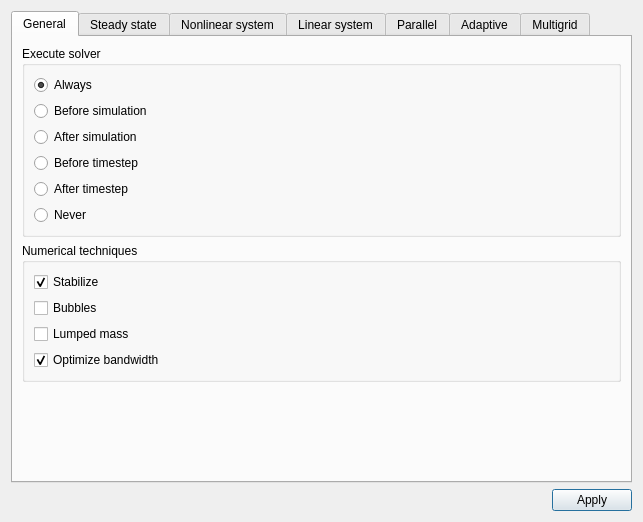
<ui version="4.0" >
 <class>solverParameterEditor</class>
 <widget class="QDialog" name="solverParameterEditor" >
  <property name="geometry" >
   <rect>
    <x>0</x>
    <y>0</y>
    <width>643</width>
    <height>522</height>
   </rect>
  </property>
  <property name="windowTitle" >
   <string>Solver parameters</string>
  </property>
  <layout class="QVBoxLayout" >
   <item>
    <widget class="QTabWidget" name="solverControlTabs" >
     <property name="tabShape" >
      <enum>QTabWidget::Rounded</enum>
     </property>
     <property name="currentIndex" >
      <number>0</number>
     </property>
     <widget class="QWidget" name="genaralTab" >
      <property name="accessibleName" >
       <string/>
      </property>
      <attribute name="title" >
       <string>General</string>
      </attribute>
      <layout class="QVBoxLayout" >
       <item>
        <widget class="QGroupBox" name="execSolverGroup" >
         <property name="title" >
          <string>Execute solver</string>
         </property>
         <layout class="QVBoxLayout" >
          <item>
           <widget class="QRadioButton" name="execAlways" >
            <property name="text" >
             <string>Always</string>
            </property>
            <property name="checked" >
             <bool>true</bool>
            </property>
           </widget>
          </item>
          <item>
           <widget class="QRadioButton" name="execBeforeSimulation" >
            <property name="text" >
             <string>Before simulation</string>
            </property>
           </widget>
          </item>
          <item>
           <widget class="QRadioButton" name="execAfterSimulation" >
            <property name="text" >
             <string>After simulation</string>
            </property>
           </widget>
          </item>
          <item>
           <widget class="QRadioButton" name="execBeforeTimestep" >
            <property name="text" >
             <string>Before timestep</string>
            </property>
           </widget>
          </item>
          <item>
           <widget class="QRadioButton" name="execAfterTimestep" >
            <property name="text" >
             <string>After timestep</string>
            </property>
           </widget>
          </item>
          <item>
           <widget class="QRadioButton" name="execNever" >
            <property name="text" >
             <string>Never</string>
            </property>
           </widget>
          </item>
         </layout>
        </widget>
       </item>
       <item>
        <widget class="QGroupBox" name="numericalTechniquesGroup" >
         <property name="title" >
          <string>Numerical techniques</string>
         </property>
         <layout class="QVBoxLayout" >
          <item>
           <widget class="QCheckBox" name="stabilizeCheck" >
            <property name="text" >
             <string>Stabilize</string>
            </property>
            <property name="checked" >
             <bool>true</bool>
            </property>
           </widget>
          </item>
          <item>
           <widget class="QCheckBox" name="bubblesCheck" >
            <property name="text" >
             <string>Bubbles</string>
            </property>
           </widget>
          </item>
          <item>
           <widget class="QCheckBox" name="lumpedMassCheck" >
            <property name="text" >
             <string>Lumped mass</string>
            </property>
           </widget>
          </item>
          <item>
           <widget class="QCheckBox" name="optimizeBandwidthCheck" >
            <property name="text" >
             <string>Optimize bandwidth</string>
            </property>
            <property name="checked" >
             <bool>true</bool>
            </property>
           </widget>
          </item>
         </layout>
        </widget>
       </item>
       <item>
        <spacer>
         <property name="orientation" >
          <enum>Qt::Vertical</enum>
         </property>
         <property name="sizeHint" >
          <size>
           <width>20</width>
           <height>40</height>
          </size>
         </property>
        </spacer>
       </item>
      </layout>
     </widget>
     <widget class="QWidget" name="steadyStateTab" >
      <attribute name="title" >
       <string>Steady state</string>
      </attribute>
      <layout class="QVBoxLayout" >
       <item>
        <widget class="QGroupBox" name="steadyStateControlGroup" >
         <property name="title" >
          <string>General</string>
         </property>
         <layout class="QGridLayout" >
          <item row="0" column="0" >
           <widget class="QLabel" name="steadyStateConvergenceToleranceLabel" >
            <property name="text" >
             <string>Convergence tol.</string>
            </property>
           </widget>
          </item>
          <item row="0" column="1" colspan="2" >
           <widget class="QLineEdit" name="steadyStateConvergenceToleranceEdit" >
            <property name="text" >
             <string>1.0e-5</string>
            </property>
           </widget>
          </item>
          <item row="1" column="0" >
           <widget class="QLabel" name="steadyStateConvergenceMeasureLabel" >
            <property name="text" >
             <string>Measure</string>
            </property>
           </widget>
          </item>
          <item row="1" column="1" >
           <widget class="QComboBox" name="steadyStateConvergenceMeasureCombo" >
            <item>
             <property name="text" >
              <string>Norm</string>
             </property>
            </item>
            <item>
             <property name="text" >
              <string>Solution</string>
             </property>
            </item>
            <item>
             <property name="text" >
              <string>Residual</string>
             </property>
            </item>
           </widget>
          </item>
          <item row="1" column="2" >
           <spacer>
            <property name="orientation" >
             <enum>Qt::Horizontal</enum>
            </property>
            <property name="sizeHint" >
             <size>
              <width>40</width>
              <height>20</height>
             </size>
            </property>
           </spacer>
          </item>
         </layout>
        </widget>
       </item>
       <item>
        <spacer>
         <property name="orientation" >
          <enum>Qt::Vertical</enum>
         </property>
         <property name="sizeHint" >
          <size>
           <width>20</width>
           <height>40</height>
          </size>
         </property>
        </spacer>
       </item>
      </layout>
     </widget>
     <widget class="QWidget" name="nonlinSystemTab" >
      <attribute name="title" >
       <string>Nonlinear system</string>
      </attribute>
      <layout class="QVBoxLayout" >
       <item>
        <widget class="QGroupBox" name="nonlinearSystemGeneralControlGroup" >
         <property name="title" >
          <string>General</string>
         </property>
         <layout class="QGridLayout" >
          <item row="0" column="0" >
           <widget class="QLabel" name="nonlinSystemConvergenceToleranceLabel" >
            <property name="text" >
             <string>Convergence tol.</string>
            </property>
           </widget>
          </item>
          <item row="0" column="1" colspan="2" >
           <widget class="QLineEdit" name="nonlinSystemConvergenceToleranceEdit" >
            <property name="text" >
             <string>1.0e-8</string>
            </property>
           </widget>
          </item>
          <item row="1" column="0" >
           <widget class="QLabel" name="nonlinSystemMaxIterationsLabel" >
            <property name="text" >
             <string>Max. iterations</string>
            </property>
           </widget>
          </item>
          <item row="1" column="1" colspan="2" >
           <widget class="QLineEdit" name="nonlinSystemMaxIterationEdit" >
            <property name="text" >
             <string>20</string>
            </property>
           </widget>
          </item>
          <item row="2" column="0" >
           <widget class="QLabel" name="nonlinSystemRelaxationFactorLabel" >
            <property name="text" >
             <string>Relaxation factor</string>
            </property>
           </widget>
          </item>
          <item row="2" column="1" colspan="2" >
           <widget class="QLineEdit" name="nonlinSystemRelaxationFactorEdit" >
            <property name="text" >
             <string>1</string>
            </property>
           </widget>
          </item>
          <item row="3" column="0" >
           <widget class="QLabel" name="nonlinSystemConvergenceMeasureLabel" >
            <property name="text" >
             <string>Measure</string>
            </property>
           </widget>
          </item>
          <item row="3" column="1" >
           <widget class="QComboBox" name="nonlinSystemConvergenceMeasureCombo" >
            <item>
             <property name="text" >
              <string>Norm</string>
             </property>
            </item>
            <item>
             <property name="text" >
              <string>Solution</string>
             </property>
            </item>
            <item>
             <property name="text" >
              <string>Residual</string>
             </property>
            </item>
           </widget>
          </item>
          <item row="3" column="2" >
           <spacer>
            <property name="orientation" >
             <enum>Qt::Horizontal</enum>
            </property>
            <property name="sizeHint" >
             <size>
              <width>40</width>
              <height>20</height>
             </size>
            </property>
           </spacer>
          </item>
         </layout>
        </widget>
       </item>
       <item>
        <widget class="QGroupBox" name="newtonControlGroup" >
         <property name="title" >
          <string>Newton</string>
         </property>
         <layout class="QGridLayout" >
          <item row="0" column="0" >
           <widget class="QLabel" name="nonlinSystemNewtonAfterIterLabel" >
            <property name="text" >
             <string>After iterations</string>
            </property>
           </widget>
          </item>
          <item row="0" column="1" >
           <widget class="QLineEdit" name="nonlinSystemNewtonAfterIterEdit" >
            <property name="text" >
             <string>3</string>
            </property>
           </widget>
          </item>
          <item row="1" column="0" >
           <widget class="QLabel" name="nonlinSystemNewtonAfterTolLabel" >
            <property name="text" >
             <string>After tolerance</string>
            </property>
           </widget>
          </item>
          <item row="1" column="1" >
           <widget class="QLineEdit" name="nonlinSystemNewtonAfterTolEdit" >
            <property name="text" >
             <string>1.0e-3</string>
            </property>
           </widget>
          </item>
         </layout>
        </widget>
       </item>
       <item>
        <spacer>
         <property name="orientation" >
          <enum>Qt::Vertical</enum>
         </property>
         <property name="sizeHint" >
          <size>
           <width>20</width>
           <height>40</height>
          </size>
         </property>
        </spacer>
       </item>
      </layout>
     </widget>
     <widget class="QWidget" name="linearSystemTab" >
      <attribute name="title" >
       <string>Linear system</string>
      </attribute>
      <layout class="QVBoxLayout" >
       <item>
        <widget class="QGroupBox" name="linearSystemSolverGroup" >
         <property name="title" >
          <string>Method</string>
         </property>
         <layout class="QGridLayout" >
          <item row="0" column="0" >
           <widget class="QRadioButton" name="linearSystemSolverDirect" >
            <property name="text" >
             <string>Direct</string>
            </property>
            <property name="checked" >
             <bool>false</bool>
            </property>
           </widget>
          </item>
          <item row="0" column="1" >
           <widget class="QComboBox" name="linearSystemDirectMethod" >
            <item>
             <property name="text" >
              <string>Banded</string>
             </property>
            </item>
            <item>
             <property name="text" >
              <string>Umfpack</string>
             </property>
            </item>
           </widget>
          </item>
          <item row="0" column="2" >
           <spacer>
            <property name="orientation" >
             <enum>Qt::Horizontal</enum>
            </property>
            <property name="sizeHint" >
             <size>
              <width>40</width>
              <height>20</height>
             </size>
            </property>
           </spacer>
          </item>
          <item row="1" column="0" >
           <widget class="QRadioButton" name="linearSystemSolverIterative" >
            <property name="text" >
             <string>Iterative</string>
            </property>
            <property name="checked" >
             <bool>true</bool>
            </property>
           </widget>
          </item>
          <item row="1" column="1" >
           <widget class="QComboBox" name="linearSystemIterativeMethod" >
            <item>
             <property name="text" >
              <string>BiCGStab</string>
             </property>
            </item>
            <item>
             <property name="text" >
              <string>TFQMR</string>
             </property>
            </item>
            <item>
             <property name="text" >
              <string>CGS</string>
             </property>
            </item>
            <item>
             <property name="text" >
              <string>CG</string>
             </property>
            </item>
            <item>
             <property name="text" >
              <string>GMRES</string>
             </property>
            </item>
           </widget>
          </item>
          <item row="1" column="2" >
           <spacer>
            <property name="orientation" >
             <enum>Qt::Horizontal</enum>
            </property>
            <property name="sizeHint" >
             <size>
              <width>40</width>
              <height>20</height>
             </size>
            </property>
           </spacer>
          </item>
          <item row="2" column="0" >
           <widget class="QRadioButton" name="linearSystemSolverMultigrid" >
            <property name="text" >
             <string>Multigrid</string>
            </property>
           </widget>
          </item>
          <item row="2" column="1" >
           <widget class="QComboBox" name="linearSystemMultigridMethod" >
            <item>
             <property name="text" >
              <string>Jacobi</string>
             </property>
            </item>
            <item>
             <property name="text" >
              <string>CG</string>
             </property>
            </item>
            <item>
             <property name="text" >
              <string>BiCGStab</string>
             </property>
            </item>
           </widget>
          </item>
          <item row="2" column="2" >
           <spacer>
            <property name="orientation" >
             <enum>Qt::Horizontal</enum>
            </property>
            <property name="sizeHint" >
             <size>
              <width>40</width>
              <height>20</height>
             </size>
            </property>
           </spacer>
          </item>
         </layout>
        </widget>
       </item>
       <item>
        <widget class="QGroupBox" name="iterativeMethodControlGroup" >
         <property name="title" >
          <string>Control</string>
         </property>
         <layout class="QGridLayout" >
          <item row="0" column="0" >
           <widget class="QLabel" name="linearSystemMaxIterationsLabel" >
            <property name="text" >
             <string>Max. iterations</string>
            </property>
           </widget>
          </item>
          <item row="0" column="1" colspan="3" >
           <widget class="QLineEdit" name="linearSystemMaxIterationsEdit" >
            <property name="text" >
             <string>500</string>
            </property>
           </widget>
          </item>
          <item row="1" column="0" >
           <widget class="QLabel" name="linearSystemConvergenceToleranceLabel" >
            <property name="text" >
             <string>Convergence tol.</string>
            </property>
           </widget>
          </item>
          <item row="1" column="1" colspan="3" >
           <widget class="QLineEdit" name="linearSystemConvergenceToleranceEdit" >
            <property name="text" >
             <string>1.0e-8</string>
            </property>
           </widget>
          </item>
          <item row="2" column="0" >
           <widget class="QLabel" name="linearSystemPreconditioningLabel" >
            <property name="text" >
             <string>Preconditioning</string>
            </property>
           </widget>
          </item>
          <item row="2" column="1" >
           <widget class="QComboBox" name="linearSystemPreconditioning" >
            <property name="currentIndex" >
             <number>2</number>
            </property>
            <item>
             <property name="text" >
              <string>Diagonal</string>
             </property>
            </item>
            <item>
             <property name="text" >
              <string>Multigrid</string>
             </property>
            </item>
            <item>
             <property name="text" >
              <string>ILU0</string>
             </property>
            </item>
            <item>
             <property name="text" >
              <string>ILU1</string>
             </property>
            </item>
            <item>
             <property name="text" >
              <string>ILU2</string>
             </property>
            </item>
            <item>
             <property name="text" >
              <string>ILU3</string>
             </property>
            </item>
            <item>
             <property name="text" >
              <string>ILU4</string>
             </property>
            </item>
            <item>
             <property name="text" >
              <string>ILU5</string>
             </property>
            </item>
            <item>
             <property name="text" >
              <string>ILU6</string>
             </property>
            </item>
            <item>
             <property name="text" >
              <string>ILU7</string>
             </property>
            </item>
            <item>
             <property name="text" >
              <string>ILU8</string>
             </property>
            </item>
            <item>
             <property name="text" >
              <string>ILU9</string>
             </property>
            </item>
            <item>
             <property name="text" >
              <string>ILUT</string>
             </property>
            </item>
           </widget>
          </item>
          <item row="2" column="2" colspan="2" >
           <spacer>
            <property name="orientation" >
             <enum>Qt::Horizontal</enum>
            </property>
            <property name="sizeHint" >
             <size>
              <width>40</width>
              <height>20</height>
             </size>
            </property>
           </spacer>
          </item>
          <item row="3" column="0" >
           <widget class="QLabel" name="linearSystemILUTToleranceLabel" >
            <property name="text" >
             <string>ILUT tolerance</string>
            </property>
           </widget>
          </item>
          <item row="3" column="1" colspan="3" >
           <widget class="QLineEdit" name="linearSystemILUTToleranceEdit" >
            <property name="text" >
             <string>1.0e-3</string>
            </property>
           </widget>
          </item>
          <item row="4" column="0" >
           <widget class="QLabel" name="linearSystemResiduaOutputLabel" >
            <property name="text" >
             <string>Residual output</string>
            </property>
           </widget>
          </item>
          <item row="4" column="1" colspan="3" >
           <widget class="QLineEdit" name="linearSystemResiduaOutputEdit" >
            <property name="text" >
             <string>1</string>
            </property>
           </widget>
          </item>
          <item row="5" column="0" >
           <widget class="QLabel" name="linearSystemPreconditionRecomputeLabel" >
            <property name="text" >
             <string>Prec. recompute</string>
            </property>
           </widget>
          </item>
          <item row="5" column="1" colspan="3" >
           <widget class="QLineEdit" name="linearSystemPreconditionRecomputeEdit" >
            <property name="text" >
             <string>1</string>
            </property>
           </widget>
          </item>
          <item row="6" column="0" colspan="3" >
           <widget class="QCheckBox" name="linearSystemAbortWhenNotConvergedCheck" >
            <property name="text" >
             <string>Abort if the solution did not converge</string>
            </property>
           </widget>
          </item>
          <item row="6" column="3" >
           <spacer>
            <property name="orientation" >
             <enum>Qt::Horizontal</enum>
            </property>
            <property name="sizeHint" >
             <size>
              <width>20</width>
              <height>20</height>
             </size>
            </property>
           </spacer>
          </item>
         </layout>
        </widget>
       </item>
       <item>
        <spacer>
         <property name="orientation" >
          <enum>Qt::Vertical</enum>
         </property>
         <property name="sizeHint" >
          <size>
           <width>20</width>
           <height>40</height>
          </size>
         </property>
        </spacer>
       </item>
      </layout>
     </widget>
     <widget class="QWidget" name="parallelTab" >
      <property name="accessibleName" >
       <string/>
      </property>
      <attribute name="title" >
       <string>Parallel</string>
      </attribute>
      <widget class="QGroupBox" name="hypreGroup" >
       <property name="geometry" >
        <rect>
         <x>10</x>
         <y>10</y>
         <width>601</width>
         <height>71</height>
        </rect>
       </property>
       <property name="title" >
        <string>HYPRE</string>
       </property>
       <widget class="QCheckBox" name="useHypre" >
        <property name="geometry" >
         <rect>
          <x>10</x>
          <y>30</y>
          <width>101</width>
          <height>24</height>
         </rect>
        </property>
        <property name="text" >
         <string>Use HYPRE</string>
        </property>
       </widget>
      </widget>
      <widget class="QGroupBox" name="parasailsGroup" >
       <property name="geometry" >
        <rect>
         <x>10</x>
         <y>90</y>
         <width>601</width>
         <height>141</height>
        </rect>
       </property>
       <property name="title" >
        <string>Parasails</string>
       </property>
       <widget class="QCheckBox" name="useParasails" >
        <property name="geometry" >
         <rect>
          <x>10</x>
          <y>30</y>
          <width>221</width>
          <height>24</height>
         </rect>
        </property>
        <property name="text" >
         <string>Use Parasails as preconditioner</string>
        </property>
       </widget>
       <widget class="QLabel" name="thresholdLabel" >
        <property name="geometry" >
         <rect>
          <x>10</x>
          <y>70</y>
          <width>71</width>
          <height>18</height>
         </rect>
        </property>
        <property name="text" >
         <string>Threshold:</string>
        </property>
       </widget>
       <widget class="QLabel" name="filterLabel" >
        <property name="geometry" >
         <rect>
          <x>10</x>
          <y>100</y>
          <width>71</width>
          <height>18</height>
         </rect>
        </property>
        <property name="text" >
         <string>Filter:</string>
        </property>
       </widget>
       <widget class="QLabel" name="maxLevelLabel" >
        <property name="geometry" >
         <rect>
          <x>310</x>
          <y>70</y>
          <width>71</width>
          <height>18</height>
         </rect>
        </property>
        <property name="text" >
         <string>MaxLevel:</string>
        </property>
       </widget>
       <widget class="QLabel" name="symmetryLabel" >
        <property name="geometry" >
         <rect>
          <x>310</x>
          <y>100</y>
          <width>71</width>
          <height>18</height>
         </rect>
        </property>
        <property name="text" >
         <string>Symmetry:</string>
        </property>
       </widget>
       <widget class="QLineEdit" name="thresholdEdit" >
        <property name="geometry" >
         <rect>
          <x>100</x>
          <y>60</y>
          <width>181</width>
          <height>28</height>
         </rect>
        </property>
        <property name="text" >
         <string>-0.8</string>
        </property>
       </widget>
       <widget class="QLineEdit" name="filterEdit" >
        <property name="geometry" >
         <rect>
          <x>100</x>
          <y>100</y>
          <width>181</width>
          <height>28</height>
         </rect>
        </property>
        <property name="text" >
         <string>-0.8</string>
        </property>
       </widget>
       <widget class="QLineEdit" name="maxLevelEdit" >
        <property name="geometry" >
         <rect>
          <x>400</x>
          <y>60</y>
          <width>181</width>
          <height>28</height>
         </rect>
        </property>
        <property name="text" >
         <string>1</string>
        </property>
       </widget>
       <widget class="QLineEdit" name="symmetryEdit" >
        <property name="geometry" >
         <rect>
          <x>400</x>
          <y>100</y>
          <width>181</width>
          <height>28</height>
         </rect>
        </property>
        <property name="text" >
         <string>0</string>
        </property>
       </widget>
      </widget>
      <widget class="QGroupBox" name="boomerAMGGroup" >
       <property name="geometry" >
        <rect>
         <x>10</x>
         <y>240</y>
         <width>601</width>
         <height>80</height>
        </rect>
       </property>
       <property name="title" >
        <string>BoomerAMG</string>
       </property>
       <widget class="QCheckBox" name="useBoomerAMG" >
        <property name="geometry" >
         <rect>
          <x>10</x>
          <y>30</y>
          <width>241</width>
          <height>24</height>
         </rect>
        </property>
        <property name="text" >
         <string>Use BoomerAMG as preconditioner</string>
        </property>
       </widget>
      </widget>
     </widget>
     <widget class="QWidget" name="adaptiveTab" >
      <attribute name="title" >
       <string>Adaptive</string>
      </attribute>
      <layout class="QVBoxLayout" >
       <item>
        <widget class="QGroupBox" name="adaptiveGeneralControlGroup" >
         <property name="title" >
          <string>General</string>
         </property>
         <layout class="QGridLayout" >
          <item row="0" column="0" >
           <widget class="QLabel" name="adaptiveMeshNameLabel" >
            <property name="text" >
             <string>Adaptive mesh name</string>
            </property>
           </widget>
          </item>
          <item row="0" column="1" >
           <widget class="QLineEdit" name="adaptiveMeshNameEdit" />
          </item>
          <item row="1" column="0" >
           <widget class="QLabel" name="adaptiveErrorLimitLabel" >
            <property name="text" >
             <string>Adaptive error limit</string>
            </property>
           </widget>
          </item>
          <item row="1" column="1" >
           <widget class="QLineEdit" name="adaptiveErrorLimitEdit" >
            <property name="text" >
             <string>0.1</string>
            </property>
           </widget>
          </item>
          <item row="2" column="0" >
           <widget class="QLabel" name="adaptiveMinHLabel" >
            <property name="text" >
             <string>Adaptive min h</string>
            </property>
           </widget>
          </item>
          <item row="2" column="1" >
           <widget class="QLineEdit" name="adaptiveMinHEdit" />
          </item>
          <item row="3" column="0" >
           <widget class="QLabel" name="adaptiveMaxHLabel" >
            <property name="text" >
             <string>Adaptive max h</string>
            </property>
           </widget>
          </item>
          <item row="3" column="1" >
           <widget class="QLineEdit" name="adaptiveMaxHEdit" />
          </item>
          <item row="4" column="0" >
           <widget class="QLabel" name="adaptiveMaxChangeLabel" >
            <property name="text" >
             <string>Adaptive max. change</string>
            </property>
           </widget>
          </item>
          <item row="4" column="1" >
           <widget class="QLineEdit" name="adaptiveMaxChangeEdit" >
            <property name="text" >
             <string>2</string>
            </property>
           </widget>
          </item>
         </layout>
        </widget>
       </item>
       <item>
        <widget class="QGroupBox" name="adaptiveSOlverControlBox" >
         <property name="title" >
          <string>Refinement</string>
         </property>
         <layout class="QVBoxLayout" >
          <item>
           <widget class="QCheckBox" name="adaptiveMeshRefinementCheck" >
            <property name="text" >
             <string>Adaptive mesh refinement</string>
            </property>
           </widget>
          </item>
          <item>
           <widget class="QCheckBox" name="adaptiveRemeshCheck" >
            <property name="text" >
             <string>Adaptive remesh</string>
            </property>
           </widget>
          </item>
          <item>
           <widget class="QCheckBox" name="adaptiveSaveMeshCheck" >
            <property name="text" >
             <string>Adaptive save mesh</string>
            </property>
           </widget>
          </item>
          <item>
           <widget class="QCheckBox" name="adaptiveCoarseningCheck" >
            <property name="text" >
             <string>Adaptive coarsening</string>
            </property>
           </widget>
          </item>
         </layout>
        </widget>
       </item>
       <item>
        <spacer>
         <property name="orientation" >
          <enum>Qt::Vertical</enum>
         </property>
         <property name="sizeHint" >
          <size>
           <width>20</width>
           <height>40</height>
          </size>
         </property>
        </spacer>
       </item>
      </layout>
     </widget>
     <widget class="QWidget" name="multigridTab" >
      <attribute name="title" >
       <string>Multigrid</string>
      </attribute>
      <layout class="QVBoxLayout" >
       <item>
        <widget class="QGroupBox" name="multigridGeneralControlGroup" >
         <property name="title" >
          <string>General</string>
         </property>
         <layout class="QGridLayout" >
          <item row="0" column="0" >
           <widget class="QLabel" name="mgLevelsLabel" >
            <property name="text" >
             <string>MG levels</string>
            </property>
           </widget>
          </item>
          <item row="0" column="1" >
           <widget class="QLineEdit" name="mgLevelsEdit" >
            <property name="text" >
             <string>2</string>
            </property>
           </widget>
          </item>
          <item row="1" column="0" >
           <widget class="QLabel" name="mgMeshNameLabel" >
            <property name="text" >
             <string>MG mesh name</string>
            </property>
           </widget>
          </item>
          <item row="1" column="1" >
           <widget class="QLineEdit" name="mgMeshNameEdit" />
          </item>
          <item row="2" column="0" >
           <widget class="QLabel" name="mgPreSmoothingItersLabel" >
            <property name="text" >
             <string>MG pre smoothing iters.</string>
            </property>
           </widget>
          </item>
          <item row="2" column="1" >
           <widget class="QLineEdit" name="mgPreSmoothingItersEdit" >
            <property name="text" >
             <string>5</string>
            </property>
           </widget>
          </item>
          <item row="3" column="0" >
           <widget class="QLabel" name="mgPostSmoothingItersLabel" >
            <property name="text" >
             <string>MG post smoothing iters.</string>
            </property>
           </widget>
          </item>
          <item row="3" column="1" >
           <widget class="QLineEdit" name="mgPostSmoothingItersEdit" >
            <property name="text" >
             <string>5</string>
            </property>
           </widget>
          </item>
          <item row="4" column="0" >
           <widget class="QLabel" name="mgMaxItersLabel" >
            <property name="text" >
             <string>MG max. iterations</string>
            </property>
           </widget>
          </item>
          <item row="4" column="1" >
           <widget class="QLineEdit" name="mgMaxItersEdit" >
            <property name="text" >
             <string>300</string>
            </property>
           </widget>
          </item>
          <item row="5" column="0" >
           <widget class="QLabel" name="mgToleranceLabel" >
            <property name="text" >
             <string>MG tolerance</string>
            </property>
           </widget>
          </item>
          <item row="5" column="1" >
           <widget class="QLineEdit" name="mgToleranceEdit" >
            <property name="text" >
             <string>1.0e-8</string>
            </property>
           </widget>
          </item>
          <item row="6" column="0" >
           <widget class="QLabel" name="mgILUTabel" >
            <property name="text" >
             <string>MG ILUT tolerance</string>
            </property>
           </widget>
          </item>
          <item row="6" column="1" >
           <widget class="QLineEdit" name="mgILUTEdit" >
            <property name="text" >
             <string>1.0e-3</string>
            </property>
           </widget>
          </item>
         </layout>
        </widget>
       </item>
       <item>
        <widget class="QGroupBox" name="multigridRefinementControlGroup" >
         <property name="title" >
          <string>Refinement</string>
         </property>
         <layout class="QVBoxLayout" >
          <item>
           <widget class="QCheckBox" name="mgEqualSplitCheck" >
            <property name="text" >
             <string>MG equal split</string>
            </property>
           </widget>
          </item>
         </layout>
        </widget>
       </item>
       <item>
        <spacer>
         <property name="orientation" >
          <enum>Qt::Vertical</enum>
         </property>
         <property name="sizeHint" >
          <size>
           <width>20</width>
           <height>40</height>
          </size>
         </property>
        </spacer>
       </item>
      </layout>
     </widget>
    </widget>
   </item>
   <item>
    <layout class="QHBoxLayout" >
     <item>
      <spacer>
       <property name="orientation" >
        <enum>Qt::Horizontal</enum>
       </property>
       <property name="sizeHint" >
        <size>
         <width>40</width>
         <height>20</height>
        </size>
       </property>
      </spacer>
     </item>
     <item>
      <widget class="QPushButton" name="applyButton" >
       <property name="text" >
        <string>Apply</string>
       </property>
       <property name="icon" >
        <iconset resource="../ElmerGUI.qrc" >:/icons/dialog-ok-apply.png</iconset>
       </property>
      </widget>
     </item>
    </layout>
   </item>
  </layout>
 </widget>
 <resources>
  <include location="../ElmerGUI.qrc" />
 </resources>
 <connections/>
</ui>
